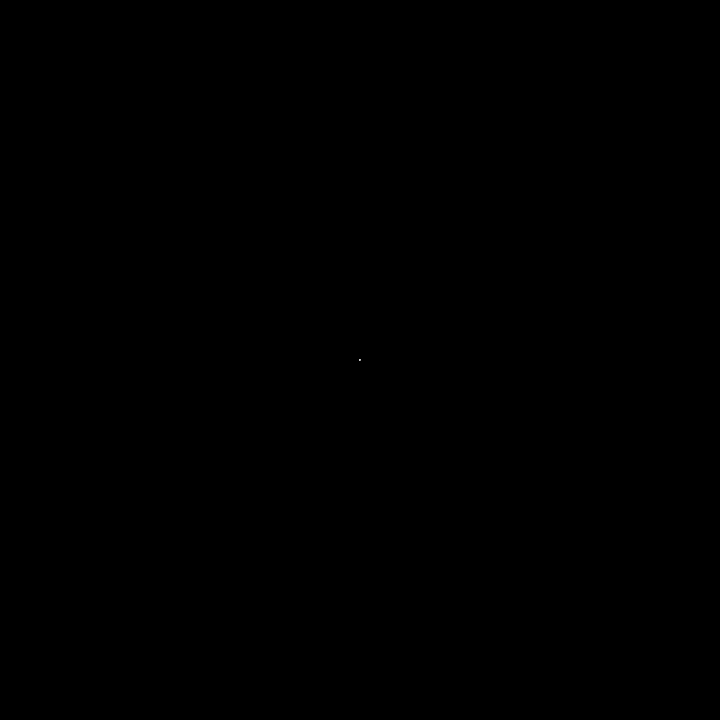
Frame 1 (no input)
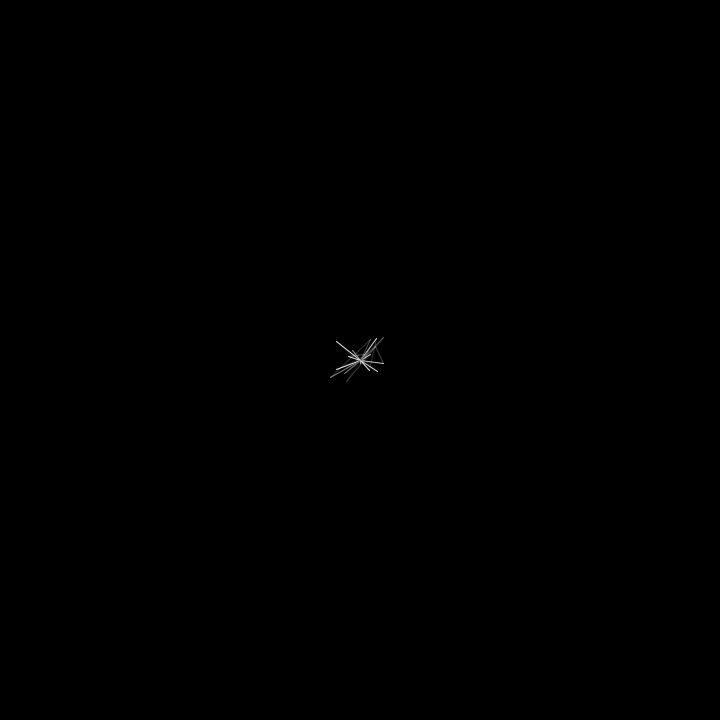
Frame 60 (the mouse pressed at the canvas centre just before this capture)
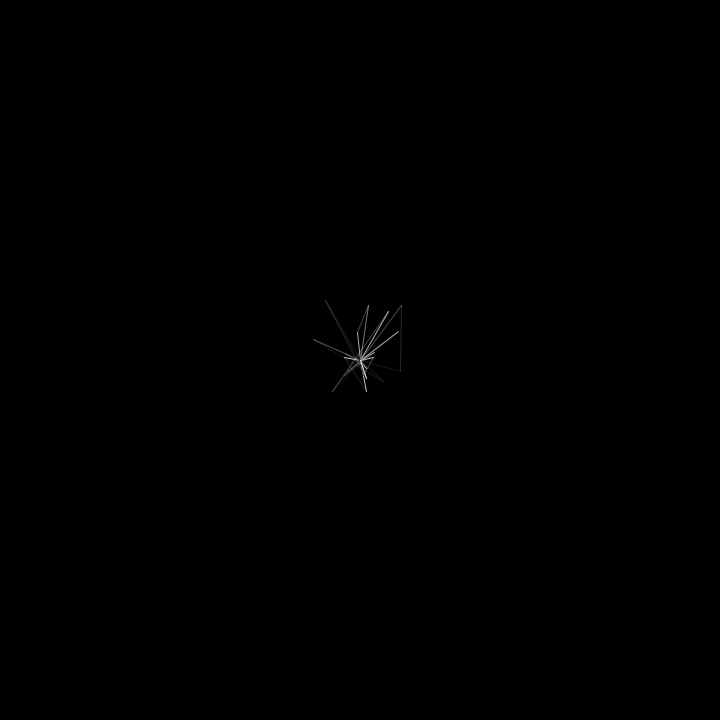
Frame 120 (the mouse held since frame 60 and released just before this capture)

The Processing sketch that drew these frames (run headless with seeded random() and noise(); from frame 60 on, the mouse is pressed at the canvas centre):

// Processing sketch: processing_152613
// ── processing_152613.pde

// DEFINIZIONE DELLA  CLASSE Agente
 
class Agente
{
  PVector pos;
  PVector vel;
 
  Agente (PVector start) {
    pos = start.get();
    vel = new PVector( random(-1,1), random(-1,1) );
  }
 
  void update() {
    if (random(100)<10) {
      vel = new PVector( random(-1,1), random(-1,1) );
    }
    pos.add(vel);
    if (pos.x<0 || pos.x>width || pos.y<0 || pos.y>height) {  //++
      vel.mult(-1);               
    }
  }
 
  void display() {
     
    stroke(random(255));
    line(pos.x, pos.y,width/2, height/2);
  }
}
 
// USO DELLA CLASSE Agente
 
Agente[] agenti = new Agente[20];
PVector centro;
 
void setup()
{
  size(720, 720);
   
  centro = new PVector(width/2, height/2);
   
  for (int i=0;  i<agenti.length;  i++) {
    agenti[i] = new Agente( centro );
  }
}
 
void draw()
{
   
  background (0);
  for (Agente a : agenti) {
     
    a.update();
    a.display();
  }
   
  for (int i=0; i < agenti.length; i+=2) {       //++                 //++
    PVector p1 = agenti[i].pos;
    PVector p2 = agenti[i+1].pos;                //++
    stroke(240,random(20,80));
    noFill();    //++
    line( p1.x, p1.y,  p2.x,p2.y );
    }
}
